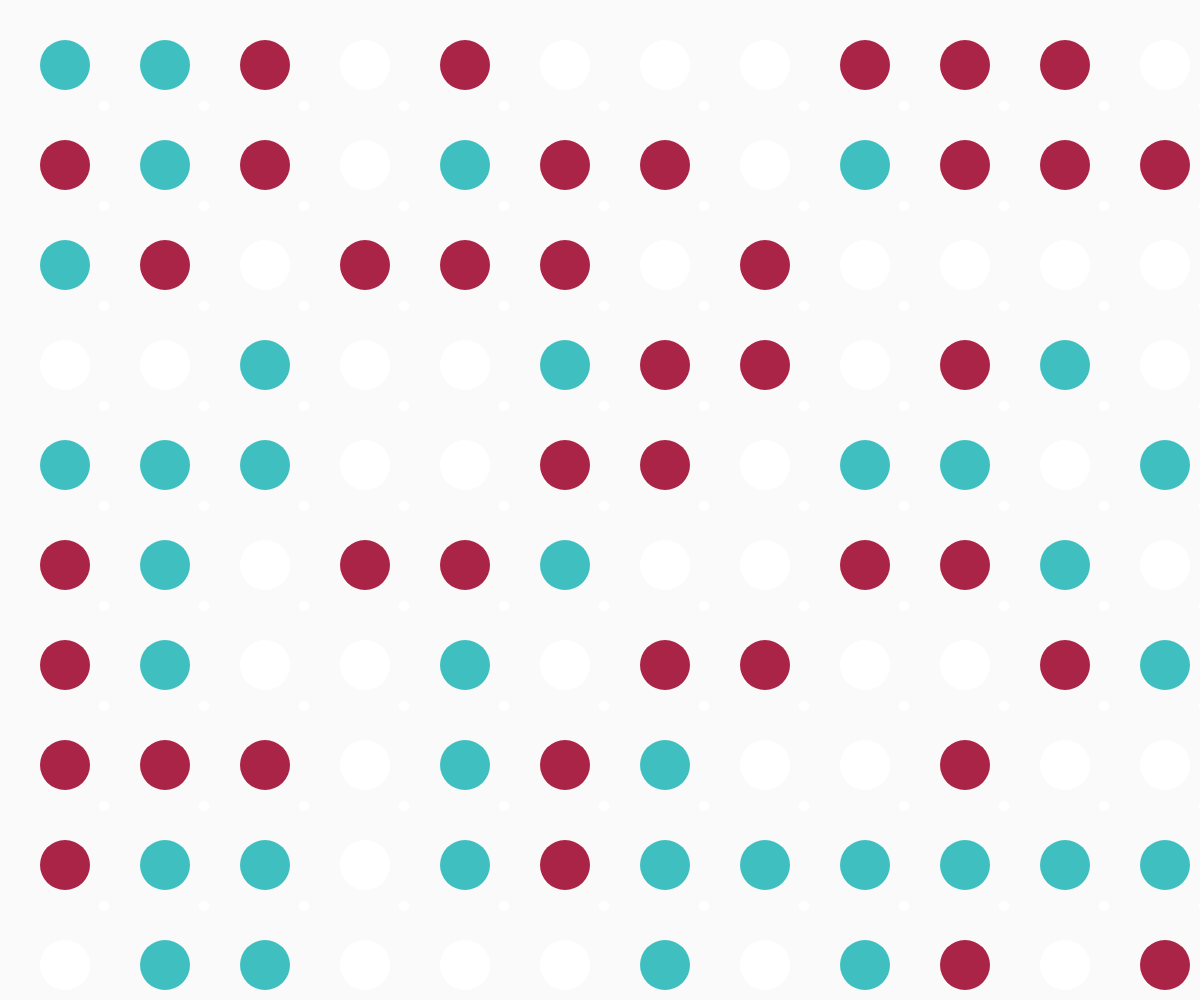
Frame 1 (no input)
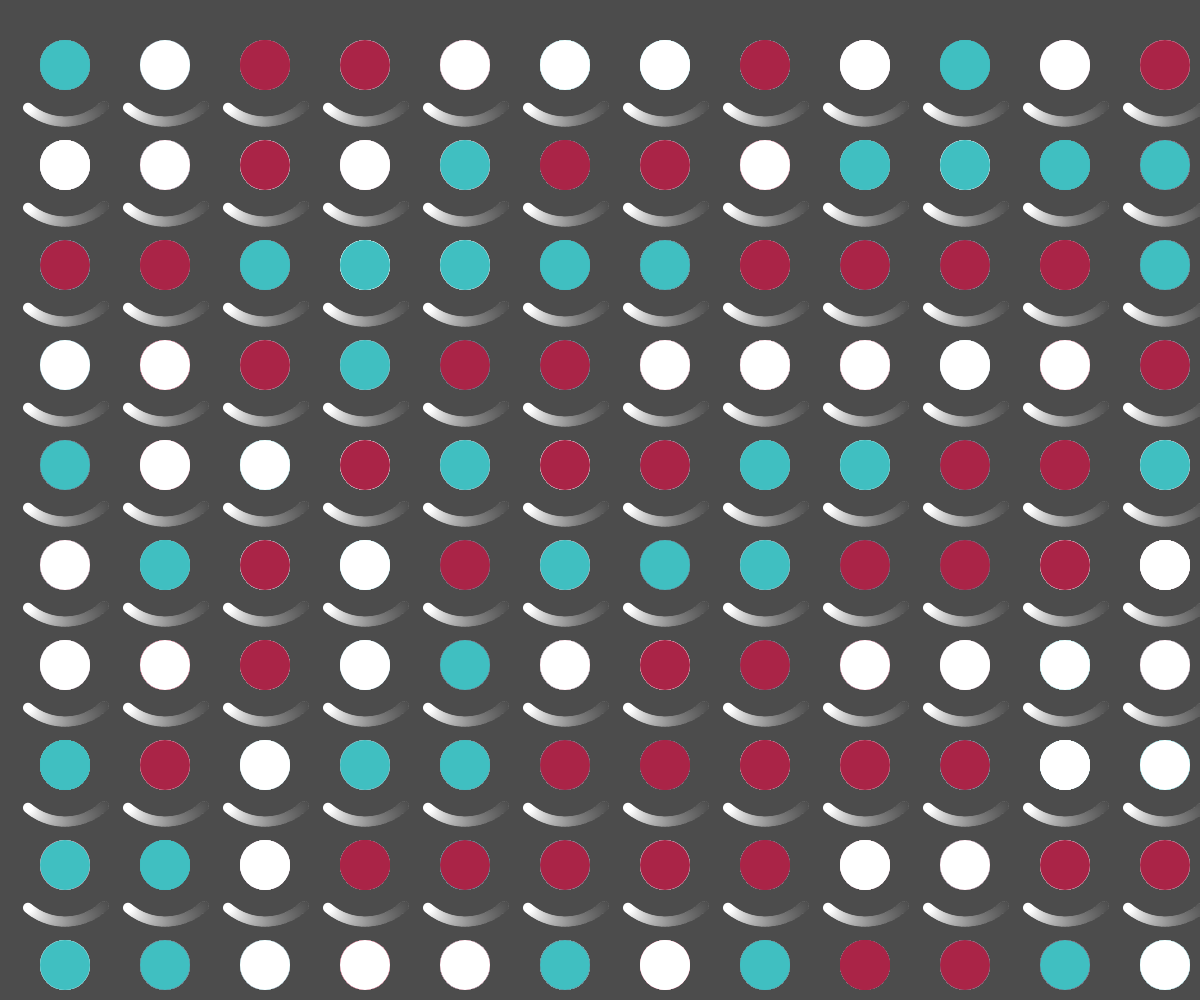
Frame 60 (no input)
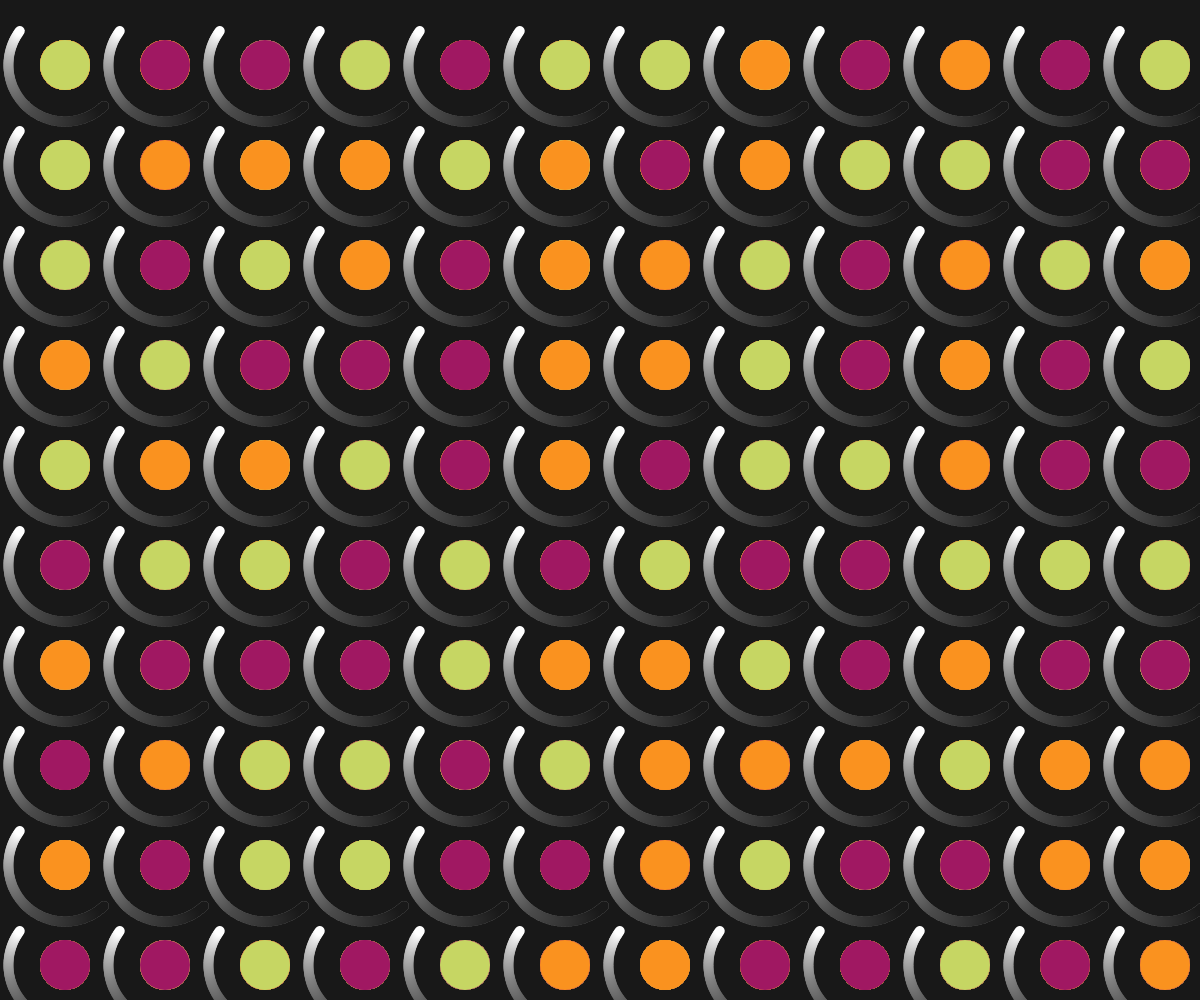
Frame 120 (the mouse pressed at the canvas centre since frame 60)

The p5.js sketch that drew these frames (run headless with seeded random() and noise() and a simulated clock; from frame 60 on, the mouse is pressed at the canvas centre):

// p5.js sketch
// ── sketch.js
var colorList1= ['#aa2447', '#cff6f5e', '#40bfc1'];
var colorList2 =['#f375b5', '#fcd783','#816ad6'];
var colorList3 = ['#ffa45b', '#ffda77', '#aee6e6'];
var colorList4 = ['#c6d663', '#fa921f', '#a01862'];

function setup() {
  createCanvas(windowWidth, windowHeight);
}

function draw() {
  background(0, 5);

    for(var x=65; x<=windowWidth; x+=100) {
      for(var y=65; y<=windowHeight; y+=100) {
        push();
        fill('white');
        noStroke();
        translate(x,y);
        rotate(frameCount/40);
        ellipse(40,40,10);
        pop();
      }
    }

  for(var x=25; x<=windowWidth; x+=100)
  for(var y=25; y<=windowHeight; y+=100) {
      push();
      translate(x,y);
      noStroke();
      if (mouseX < windowWidth/2 && mouseY < windowHeight/2) {
        fill(color(random(colorList1)));
      }
      else if (mouseX < windowWidth && mouseY < windowHeight/2) {
        fill(color(random(colorList2)));
      }
      else if (mouseX < windowWidth/2 && mouseY < windowHeight) {
        fill(color(random(colorList3)));
      }
       else {
        fill(color(random(colorList4)));
      }
      ellipse(40,40,50);
      pop();
    }
}
